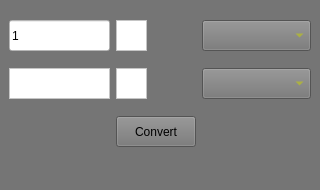
<?xml version="1.0" encoding="UTF-8"?>
<ui version="4.0">
 <class>MainWindow</class>
 <widget class="QMainWindow" name="MainWindow">
  <property name="geometry">
   <rect>
    <x>0</x>
    <y>0</y>
    <width>320</width>
    <height>190</height>
   </rect>
  </property>
  <property name="maximumSize">
   <size>
    <width>320</width>
    <height>190</height>
   </size>
  </property>
  <property name="windowTitle">
   <string>Currency Convertor</string>
  </property>
  <property name="windowIcon">
   <iconset>
    <normaloff>1200x630wa.png</normaloff>
    <normalon>1200x630wa.png</normalon>1200x630wa.png</iconset>
  </property>
  <property name="styleSheet">
   <string notr="true">border-color: rgb(247, 247, 247);
background-color: rgb(117, 117, 117);</string>
  </property>
  <widget class="QWidget" name="centralwidget">
   <layout class="QGridLayout" name="gridLayout">
    <item row="0" column="0">
     <widget class="QLineEdit" name="lineEdit_1">
      <property name="sizePolicy">
       <sizepolicy hsizetype="Fixed" vsizetype="Fixed">
        <horstretch>0</horstretch>
        <verstretch>0</verstretch>
       </sizepolicy>
      </property>
      <property name="maximumSize">
       <size>
        <width>101</width>
        <height>31</height>
       </size>
      </property>
      <property name="layoutDirection">
       <enum>Qt::LeftToRight</enum>
      </property>
      <property name="styleSheet">
       <string notr="true">background-color: rgb(255, 255, 255);</string>
      </property>
      <property name="text">
       <string>1</string>
      </property>
     </widget>
    </item>
    <item row="0" column="2">
     <widget class="QComboBox" name="comboBox1">
      <property name="enabled">
       <bool>true</bool>
      </property>
      <property name="sizePolicy">
       <sizepolicy hsizetype="Fixed" vsizetype="Fixed">
        <horstretch>0</horstretch>
        <verstretch>0</verstretch>
       </sizepolicy>
      </property>
      <property name="maximumSize">
       <size>
        <width>111</width>
        <height>31</height>
       </size>
      </property>
      <property name="styleSheet">
       <string notr="true">border-color: rgb(255, 255, 255);
color: rgb(189, 197, 24);</string>
      </property>
     </widget>
    </item>
    <item row="0" column="1">
     <widget class="QTextBrowser" name="textBrowser_2">
      <property name="enabled">
       <bool>false</bool>
      </property>
      <property name="sizePolicy">
       <sizepolicy hsizetype="Fixed" vsizetype="Fixed">
        <horstretch>0</horstretch>
        <verstretch>0</verstretch>
       </sizepolicy>
      </property>
      <property name="maximumSize">
       <size>
        <width>31</width>
        <height>31</height>
       </size>
      </property>
      <property name="styleSheet">
       <string notr="true">background-color: rgb(255, 255, 255);</string>
      </property>
     </widget>
    </item>
    <item row="1" column="1">
     <widget class="QTextBrowser" name="textBrowser_3">
      <property name="enabled">
       <bool>false</bool>
      </property>
      <property name="sizePolicy">
       <sizepolicy hsizetype="Fixed" vsizetype="Fixed">
        <horstretch>0</horstretch>
        <verstretch>0</verstretch>
       </sizepolicy>
      </property>
      <property name="maximumSize">
       <size>
        <width>31</width>
        <height>31</height>
       </size>
      </property>
      <property name="styleSheet">
       <string notr="true">background-color: rgb(255, 255, 255);</string>
      </property>
     </widget>
    </item>
    <item row="1" column="2">
     <widget class="QComboBox" name="comboBox2">
      <property name="sizePolicy">
       <sizepolicy hsizetype="Fixed" vsizetype="Fixed">
        <horstretch>0</horstretch>
        <verstretch>0</verstretch>
       </sizepolicy>
      </property>
      <property name="maximumSize">
       <size>
        <width>111</width>
        <height>31</height>
       </size>
      </property>
      <property name="styleSheet">
       <string notr="true">border-color: rgb(255, 255, 255);
color: rgb(189, 197, 24);</string>
      </property>
     </widget>
    </item>
    <item row="1" column="0">
     <widget class="QTextBrowser" name="textBrowser_1">
      <property name="enabled">
       <bool>false</bool>
      </property>
      <property name="sizePolicy">
       <sizepolicy hsizetype="Fixed" vsizetype="Fixed">
        <horstretch>0</horstretch>
        <verstretch>0</verstretch>
       </sizepolicy>
      </property>
      <property name="maximumSize">
       <size>
        <width>101</width>
        <height>31</height>
       </size>
      </property>
      <property name="layoutDirection">
       <enum>Qt::RightToLeft</enum>
      </property>
      <property name="styleSheet">
       <string notr="true">background-color: rgb(255, 255, 255);</string>
      </property>
     </widget>
    </item>
    <item row="2" column="1">
     <widget class="QPushButton" name="pushButton">
      <property name="sizePolicy">
       <sizepolicy hsizetype="Fixed" vsizetype="Fixed">
        <horstretch>0</horstretch>
        <verstretch>0</verstretch>
       </sizepolicy>
      </property>
      <property name="maximumSize">
       <size>
        <width>101</width>
        <height>31</height>
       </size>
      </property>
      <property name="text">
       <string>Convert</string>
      </property>
     </widget>
    </item>
   </layout>
  </widget>
  <widget class="QMenuBar" name="menubar">
   <property name="geometry">
    <rect>
     <x>0</x>
     <y>0</y>
     <width>320</width>
     <height>21</height>
    </rect>
   </property>
  </widget>
  <widget class="QStatusBar" name="statusbar"/>
 </widget>
 <resources/>
 <connections/>
</ui>
